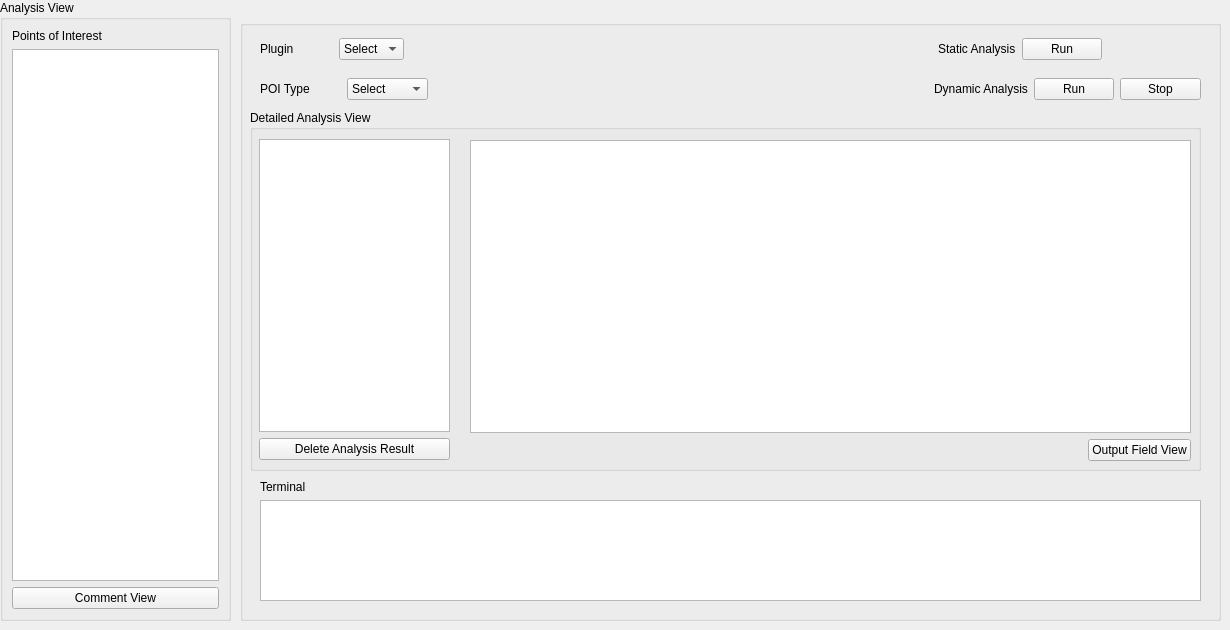
    <widget class="QWidget" name="AnalysisTab">
     <attribute name="title">
      <string>Analysis</string>
     </attribute>
     <widget class="QGroupBox" name="AnalysisViewContainer">
      <property name="geometry">
       <rect>
        <x>0</x>
        <y>0</y>
        <width>231</width>
        <height>621</height>
       </rect>
      </property>
      <property name="font">
       <font>
        <weight>50</weight>
        <bold>false</bold>
       </font>
      </property>
      <property name="title">
       <string>Analysis View</string>
      </property>
      <layout class="QVBoxLayout" name="verticalLayout_6">
       <item>
        <widget class="QLabel" name="poilabel">
         <property name="text">
          <string>Points of Interest</string>
         </property>
        </widget>
       </item>
       <item>
        <widget class="QListWidget" name="poiAnalysisList"/>
       </item>
       <item>
        <layout class="QHBoxLayout" name="CommentViewLayout">
         <item>
          <widget class="QPushButton" name="commentViewButton">
           <property name="text">
            <string>Comment View</string>
           </property>
          </widget>
         </item>
        </layout>
       </item>
      </layout>
     </widget>
     <widget class="QGroupBox" name="DetailedAnalysisContainer">
      <property name="geometry">
       <rect>
        <x>240</x>
        <y>20</y>
        <width>981</width>
        <height>601</height>
       </rect>
      </property>
      <property name="title">
       <string/>
      </property>
      <widget class="QWidget" name="horizontalLayoutWidget_12">
       <property name="geometry">
        <rect>
         <x>20</x>
         <y>10</y>
         <width>941</width>
         <height>38</height>
        </rect>
       </property>
       <layout class="QHBoxLayout" name="PluginAnalysisLayout">
        <item>
         <widget class="QLabel" name="PluginAnalysisLabel">
          <property name="text">
           <string>Plugin</string>
          </property>
         </widget>
        </item>
        <item>
         <spacer name="pluginanalysisspacer_2">
          <property name="orientation">
           <enum>Qt::Horizontal</enum>
          </property>
          <property name="sizeType">
           <enum>QSizePolicy::Preferred</enum>
          </property>
          <property name="sizeHint" stdset="0">
           <size>
            <width>100</width>
            <height>20</height>
           </size>
          </property>
         </spacer>
        </item>
        <item>
         <spacer name="pluginanalysisspacer_3">
          <property name="orientation">
           <enum>Qt::Horizontal</enum>
          </property>
          <property name="sizeType">
           <enum>QSizePolicy::Preferred</enum>
          </property>
          <property name="sizeHint" stdset="0">
           <size>
            <width>150</width>
            <height>20</height>
           </size>
          </property>
         </spacer>
        </item>
        <item>
         <widget class="QComboBox" name="pluginDropDownAnalysis">
          <item>
           <property name="text">
            <string>Select</string>
           </property>
          </item>
         </widget>
        </item>
        <item>
         <spacer name="pluginanalysisspacer">
          <property name="orientation">
           <enum>Qt::Horizontal</enum>
          </property>
          <property name="sizeType">
           <enum>QSizePolicy::Preferred</enum>
          </property>
          <property name="sizeHint" stdset="0">
           <size>
            <width>640</width>
            <height>20</height>
           </size>
          </property>
         </spacer>
        </item>
        <item>
         <layout class="QHBoxLayout" name="staticanalysislayout">
          <item>
           <widget class="QLabel" name="staticLabel">
            <property name="text">
             <string>Static Analysis</string>
            </property>
           </widget>
          </item>
          <item>
           <widget class="QPushButton" name="runStaticButton">
            <property name="text">
             <string>  Run  </string>
            </property>
           </widget>
          </item>
          <item>
           <spacer name="staticanalysisspacer">
            <property name="orientation">
             <enum>Qt::Horizontal</enum>
            </property>
            <property name="sizeType">
             <enum>QSizePolicy::Preferred</enum>
            </property>
            <property name="sizeHint" stdset="0">
             <size>
              <width>210</width>
              <height>20</height>
             </size>
            </property>
           </spacer>
          </item>
         </layout>
        </item>
       </layout>
      </widget>
      <widget class="QWidget" name="horizontalLayoutWidget_13">
       <property name="geometry">
        <rect>
         <x>20</x>
         <y>50</y>
         <width>941</width>
         <height>38</height>
        </rect>
       </property>
       <layout class="QHBoxLayout" name="PoiAnalysisLayout">
        <item>
         <widget class="QLabel" name="POITypeLabel">
          <property name="text">
           <string>POI Type</string>
          </property>
         </widget>
        </item>
        <item>
         <widget class="QComboBox" name="poiTypeDropDownAnalysis">
          <item>
           <property name="text">
            <string>Select</string>
           </property>
          </item>
         </widget>
        </item>
        <item>
         <spacer name="poitypeanalysisspacer">
          <property name="orientation">
           <enum>Qt::Horizontal</enum>
          </property>
          <property name="sizeType">
           <enum>QSizePolicy::Preferred</enum>
          </property>
          <property name="sizeHint" stdset="0">
           <size>
            <width>500</width>
            <height>20</height>
           </size>
          </property>
         </spacer>
        </item>
        <item>
         <widget class="QLabel" name="dynamicLabel">
          <property name="text">
           <string>Dynamic Analysis</string>
          </property>
         </widget>
        </item>
        <item>
         <widget class="QPushButton" name="runDynamicButton">
          <property name="text">
           <string>Run</string>
          </property>
         </widget>
        </item>
        <item>
         <widget class="QPushButton" name="stopDynamicButton">
          <property name="text">
           <string>Stop</string>
          </property>
         </widget>
        </item>
       </layout>
      </widget>
      <widget class="QGroupBox" name="DetailedAnalysisViewContainer">
       <property name="geometry">
        <rect>
         <x>10</x>
         <y>90</y>
         <width>951</width>
         <height>361</height>
        </rect>
       </property>
       <property name="font">
        <font>
         <weight>50</weight>
         <bold>false</bold>
        </font>
       </property>
       <property name="title">
        <string>Detailed Analysis View</string>
       </property>
       <widget class="QWidget" name="verticalLayoutWidget_5">
        <property name="geometry">
         <rect>
          <x>9</x>
          <y>29</y>
          <width>191</width>
          <height>321</height>
         </rect>
        </property>
        <layout class="QVBoxLayout" name="AnalysisListLayour">
         <item>
          <widget class="QListWidget" name="runList"/>
         </item>
         <item>
          <layout class="QHBoxLayout" name="DeleteLayout">
           <item>
            <widget class="QPushButton" name="deleteAnalysisResultButton">
             <property name="text">
              <string>Delete Analysis Result</string>
             </property>
            </widget>
           </item>
          </layout>
         </item>
        </layout>
       </widget>
       <widget class="QWidget" name="verticalLayoutWidget_6">
        <property name="geometry">
         <rect>
          <x>220</x>
          <y>30</y>
          <width>721</width>
          <height>321</height>
         </rect>
        </property>
        <layout class="QVBoxLayout" name="DetailedAnalysisLayout">
         <item>
          <widget class="QTextEdit" name="detailedPoiAnalysisField">
           <property name="font">
            <font>
             <weight>50</weight>
             <bold>false</bold>
            </font>
           </property>
          </widget>
         </item>
         <item>
          <layout class="QHBoxLayout" name="OutputFieldButtonLayout">
           <item>
            <spacer name="outputfieldviewspacer">
             <property name="orientation">
              <enum>Qt::Horizontal</enum>
             </property>
             <property name="sizeHint" stdset="0">
              <size>
               <width>40</width>
               <height>20</height>
              </size>
             </property>
            </spacer>
           </item>
           <item>
            <widget class="QPushButton" name="outputFieldViewButton">
             <property name="text">
              <string>Output Field View</string>
             </property>
            </widget>
           </item>
          </layout>
         </item>
        </layout>
       </widget>
      </widget>
      <widget class="QWidget" name="verticalLayoutWidget_4">
       <property name="geometry">
        <rect>
         <x>20</x>
         <y>460</y>
         <width>941</width>
         <height>121</height>
        </rect>
       </property>
       <layout class="QVBoxLayout" name="TerminalLayout">
        <item>
         <widget class="QLabel" name="terminalLabel">
          <property name="font">
           <font>
            <weight>50</weight>
            <bold>false</bold>
           </font>
          </property>
          <property name="text">
           <string>Terminal</string>
          </property>
         </widget>
        </item>
        <item>
         <widget class="QTextEdit" name="terminalField"/>
        </item>
       </layout>
      </widget>
     </widget>
    </widget>
